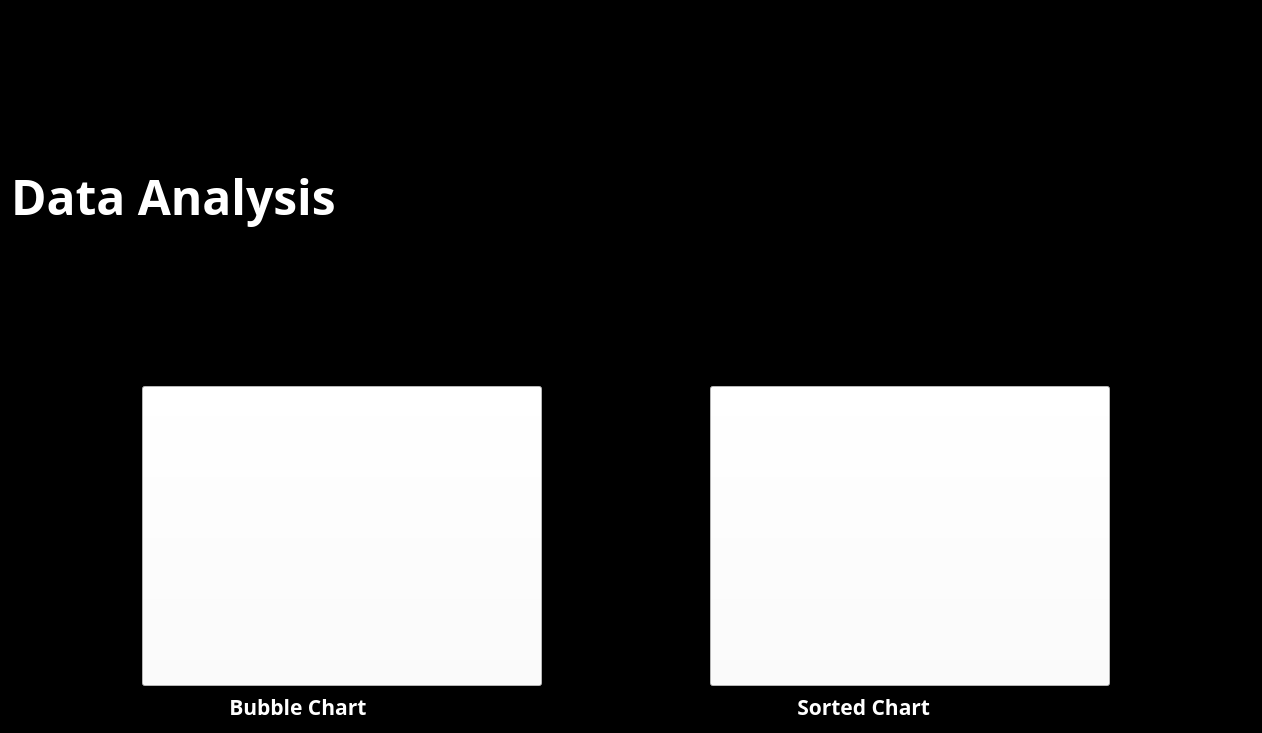
<?xml version="1.0" encoding="UTF-8"?>
<ui version="4.0">
 <class>worldCupHistory</class>
 <widget class="QWidget" name="worldCupHistory">
  <property name="geometry">
   <rect>
    <x>0</x>
    <y>0</y>
    <width>1262</width>
    <height>733</height>
   </rect>
  </property>
  <property name="minimumSize">
   <size>
    <width>1150</width>
    <height>710</height>
   </size>
  </property>
  <property name="windowTitle">
   <string>World Cup History</string>
  </property>
  <property name="styleSheet">
   <string notr="true">background-image: url(:/images/nomwumvkxilildca8wuf.jpg);
color: rgb(255, 255, 255);
background-color: rgb(0, 0, 0);
background-repeat: no-repeat;</string>
  </property>
  <layout class="QGridLayout" name="gridLayout_2">
   <item row="0" column="0">
    <spacer name="verticalSpacer_2">
     <property name="orientation">
      <enum>Qt::Vertical</enum>
     </property>
     <property name="sizeHint" stdset="0">
      <size>
       <width>20</width>
       <height>135</height>
      </size>
     </property>
    </spacer>
   </item>
   <item row="1" column="0">
    <widget class="QLabel" name="label">
     <property name="font">
      <font>
       <family>Book Antiqua</family>
       <pointsize>36</pointsize>
       <weight>75</weight>
       <bold>true</bold>
      </font>
     </property>
     <property name="styleSheet">
      <string notr="true"/>
     </property>
     <property name="text">
      <string>Data Analysis</string>
     </property>
    </widget>
   </item>
   <item row="1" column="1">
    <spacer name="horizontalSpacer_2">
     <property name="orientation">
      <enum>Qt::Horizontal</enum>
     </property>
     <property name="sizeHint" stdset="0">
      <size>
       <width>844</width>
       <height>70</height>
      </size>
     </property>
    </spacer>
   </item>
   <item row="2" column="0">
    <spacer name="verticalSpacer">
     <property name="orientation">
      <enum>Qt::Vertical</enum>
     </property>
     <property name="sizeHint" stdset="0">
      <size>
       <width>20</width>
       <height>135</height>
      </size>
     </property>
    </spacer>
   </item>
   <item row="3" column="0" colspan="2">
    <layout class="QGridLayout" name="gridLayout">
     <item row="0" column="0">
      <spacer name="horizontalSpacer_3">
       <property name="orientation">
        <enum>Qt::Horizontal</enum>
       </property>
       <property name="sizeHint" stdset="0">
        <size>
         <width>138</width>
         <height>20</height>
        </size>
       </property>
      </spacer>
     </item>
     <item row="0" column="1">
      <widget class="QPushButton" name="BubbleChartButton">
       <property name="minimumSize">
        <size>
         <width>400</width>
         <height>300</height>
        </size>
       </property>
       <property name="cursor">
        <cursorShape>PointingHandCursor</cursorShape>
       </property>
       <property name="styleSheet">
        <string notr="true">background-image: url(:/images/bubble.JPG);
background-color: rgb(255, 255, 255);</string>
       </property>
       <property name="text">
        <string/>
       </property>
      </widget>
     </item>
     <item row="0" column="2">
      <spacer name="horizontalSpacer">
       <property name="orientation">
        <enum>Qt::Horizontal</enum>
       </property>
       <property name="sizeHint" stdset="0">
        <size>
         <width>168</width>
         <height>20</height>
        </size>
       </property>
      </spacer>
     </item>
     <item row="0" column="3">
      <widget class="QPushButton" name="SortedChartButton">
       <property name="minimumSize">
        <size>
         <width>400</width>
         <height>300</height>
        </size>
       </property>
       <property name="cursor">
        <cursorShape>PointingHandCursor</cursorShape>
       </property>
       <property name="styleSheet">
        <string notr="true">background-image: url(:/images/Ranks.JPG);
background-color: rgb(255, 255, 255);</string>
       </property>
       <property name="text">
        <string/>
       </property>
      </widget>
     </item>
     <item row="0" column="4">
      <spacer name="horizontalSpacer_4">
       <property name="orientation">
        <enum>Qt::Horizontal</enum>
       </property>
       <property name="sizeHint" stdset="0">
        <size>
         <width>148</width>
         <height>20</height>
        </size>
       </property>
      </spacer>
     </item>
     <item row="1" column="1">
      <widget class="QLabel" name="label_10">
       <property name="font">
        <font>
         <family>Book Antiqua</family>
         <pointsize>16</pointsize>
         <weight>75</weight>
         <bold>true</bold>
        </font>
       </property>
       <property name="styleSheet">
        <string notr="true">color: rgb(255, 255, 255);</string>
       </property>
       <property name="text">
        <string>                Bubble Chart</string>
       </property>
      </widget>
     </item>
     <item row="1" column="3">
      <widget class="QLabel" name="label_9">
       <property name="font">
        <font>
         <family>Book Antiqua</family>
         <pointsize>16</pointsize>
         <weight>75</weight>
         <bold>true</bold>
        </font>
       </property>
       <property name="styleSheet">
        <string notr="true">color: rgb(255, 255, 255);</string>
       </property>
       <property name="text">
        <string>                Sorted Chart</string>
       </property>
      </widget>
     </item>
    </layout>
   </item>
  </layout>
 </widget>
 <resources>
  <include location="sourcc.qrc"/>
 </resources>
 <connections/>
</ui>
